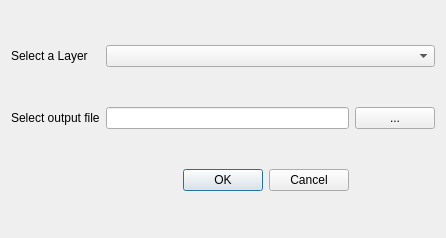
<?xml version="1.0" encoding="UTF-8"?>
<ui version="4.0">
 <class>SaveAttributesDialogBase</class>
 <widget class="QDialog" name="SaveAttributesDialogBase">
  <property name="geometry">
   <rect>
    <x>0</x>
    <y>0</y>
    <width>446</width>
    <height>238</height>
   </rect>
  </property>
  <property name="windowTitle">
   <string>Save Attributes</string>
  </property>
  <layout class="QGridLayout" name="gridLayout">
   <item row="0" column="0">
    <widget class="QLabel" name="lblSelectLayer">
     <property name="text">
      <string>Select a Layer</string>
     </property>
    </widget>
   </item>
   <item row="0" column="2" colspan="2">
    <widget class="QComboBox" name="cmbSelectLayer"/>
   </item>
   <item row="1" column="0" colspan="2">
    <widget class="QLabel" name="lblSelectOutput">
     <property name="text">
      <string>Select output file</string>
     </property>
    </widget>
   </item>
   <item row="1" column="2">
    <widget class="QLineEdit" name="lEditSelectOutput"/>
   </item>
   <item row="1" column="3">
    <widget class="QPushButton" name="btnSelectOutFile">
     <property name="text">
      <string>...</string>
     </property>
    </widget>
   </item>
   <item row="2" column="1" colspan="2">
    <widget class="QDialogButtonBox" name="button_box">
     <property name="orientation">
      <enum>Qt::Horizontal</enum>
     </property>
     <property name="standardButtons">
      <set>QDialogButtonBox::Cancel|QDialogButtonBox::Ok</set>
     </property>
    </widget>
   </item>
  </layout>
 </widget>
 <resources/>
 <connections>
  <connection>
   <sender>button_box</sender>
   <signal>accepted()</signal>
   <receiver>SaveAttributesDialogBase</receiver>
   <slot>accept()</slot>
   <hints>
    <hint type="sourcelabel">
     <x>20</x>
     <y>20</y>
    </hint>
    <hint type="destinationlabel">
     <x>20</x>
     <y>20</y>
    </hint>
   </hints>
  </connection>
  <connection>
   <sender>button_box</sender>
   <signal>rejected()</signal>
   <receiver>SaveAttributesDialogBase</receiver>
   <slot>reject()</slot>
   <hints>
    <hint type="sourcelabel">
     <x>20</x>
     <y>20</y>
    </hint>
    <hint type="destinationlabel">
     <x>20</x>
     <y>20</y>
    </hint>
   </hints>
  </connection>
 </connections>
</ui>
